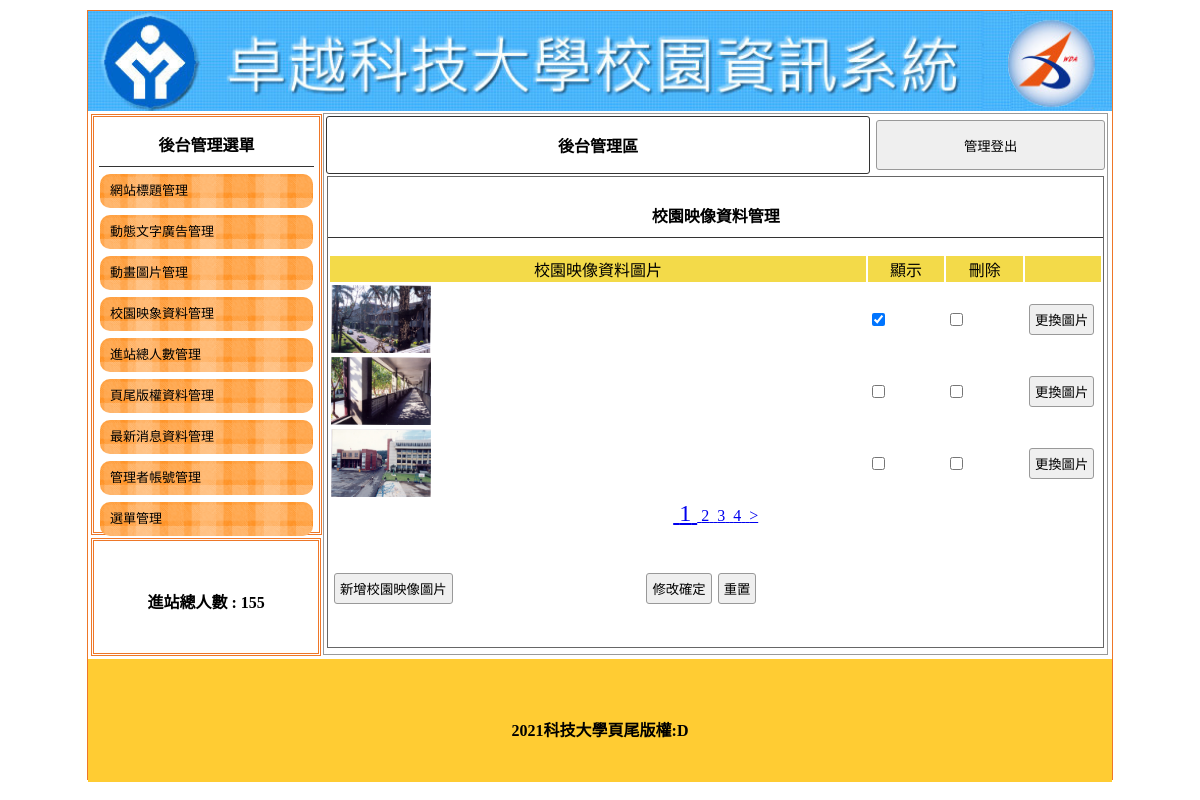
The page /back.php?do=image on the database its author committed.
### tables this page shows
CREATE TABLE `title` (
  `id` int(11) UNSIGNED NOT NULL COMMENT '流水號',
  `img` text NOT NULL COMMENT '檔名/路徑',
  `text` text NOT NULL COMMENT '文字',
  `sh` int(1) UNSIGNED DEFAULT 0 COMMENT '顯示'
);

CREATE TABLE `total` (
  `id` int(11) UNSIGNED NOT NULL,
  `total` int(11) NOT NULL
);

CREATE TABLE `image` (
  `id` int(11) UNSIGNED NOT NULL COMMENT '流水號',
  `img` text NOT NULL COMMENT '檔名/路徑',
  `text` text NOT NULL COMMENT '文字',
  `sh` int(1) UNSIGNED DEFAULT 0 COMMENT '顯示'
);

CREATE TABLE `bottom` (
  `id` int(11) UNSIGNED NOT NULL,
  `bottom` text NOT NULL COMMENT '頁尾版權一定要用文字'
);

### base.php (called while the page is built, shortened)
<?php
class DB{
    protected $dsn="mysql:host=localhost;charset=utf8;dbname=web01";
    protected $user="root";
    protected $pw="";
    protected $pdo;
    public $table;
    public function __construct($table){
        $this->table=$table;
        $this->pdo=new PDO($this->dsn,$this->user,$this->pw);
    }
    private function setStr($table){
        switch($table){
            case "title":
                $this->title="網站標題管理";
                $this->button="新增網站標題圖片";
                $this->header="網站標題";
                $this->append="替代文字";
                $this->upload="網站標題圖片";
            break;
            case "ad":
                $this->title="動態文字廣告管理";
                $this->button="新增動態文字廣告";
                $this->header="動態文字廣告";
            break;
            case "mvim":
                $this->title="動畫圖片管理";
                $this->button="新增動畫圖片";
                $this->header="動畫圖片";
                $this->upload="動畫圖片";
            break;
            case "image":
                $this->title="校園映像資料管理";
                $this->button="新增校園映像圖片";
                $this->header="校園映像資料圖片";
            break;
            case "total":
                $this->title="進站總人數管理";
                $this->button="";
                $this->header="進佔總人數:";
            break;
            case "bottom":
                $this->title="頁尾版權資料管理";
                $this->button="";
                $this->header="頁尾版權資料";
            break;
            case "news":
                $this->title="最新消息資料管理";
                $this->button="新增最新消息資料";
                $this->header="最新消息資料內容";
            break;
            case "admin":
                $this->title="管理者帳號管理";
                $this->button="新增管理者帳號";
                $this->header="帳號";
                $this->append="密碼";
            break;
            case "menu":
                $this->title="選單管理";
                $this->button="新增主選單";
                $this->header="主選單名稱";
                $this->append="選單連結網址";
            break;
        }
    }
    public function find($id){
        $sql="SELECT * FROM $this->table WHERE ";
        if(is_array($id)){
            foreach($id as $key => $value){
                $tmp[]="`$key`='$value'";
            }
            $sql .= implode(" AND ",$tmp);
        }else{
            $sql .= " `id`='$id'";
        }
        return $this->pdo->query($sql)->fetch(PDO::FETCH_ASSOC);
    }
    public function all(...$arg){
        $sql="SELECT * FROM $this->table ";
        switch(count($arg)){
            case 1:
                if(is_array($arg[0])){
                    foreach($arg[0] as $key => $value){
                        $tmp[]="`$key`='$value'";
                    }
                    $sql .= " WHERE ".implode(" AND ",$tmp);
                }else{
                    $sql .= $arg[0];
                }
            break;
        }
        return $this->pdo->query($sql)->fetchAll(PDO::FETCH_ASSOC);
    }
    public function math($method,$col,...$arg){
        $sql="SELECT $method($col) FROM $this->table ";
        return $this->pdo->query($sql)->fetchColumn();
    }
    public function save($array){
        if(isset($array['id'])){
            foreach($array as $key => $value){
                $tmp[]="`$key`='$value'";
            }
            $sql="UPDATE $this->table SET ".implode(",",$tmp)." WHERE `id`='{$array['id']}'";
        }else{
            $sql="INSERT INTO $this->table (`".implode("`,`",array_keys($array))."`)
                                     VALUES('".implode("','",$array)."')";
        }
        return $this->pdo->exec($sql);
    }
}
$Total=new DB('total');
$Bottom=new DB('bottom');
$Title=new DB('title');
$Image=new DB('image');
$tt=$_GET['do']??'';
switch($tt){
    case "image":
        $DB=$Image;
    break;
};
?>

### back/image.php (the view, shortened to what this page needs)
<div style="width:99%; height:87%; margin:auto; overflow:auto; border:#666 1px solid;">
    <p class="t cent botli"><?= $DB->title ?></p>
    <form method="post" action="api/edit.php?do=<?=$DB->table;?>">
        <table width="100%">
            <tbody>
                <tr class="yel">
                    <td width="70%"><?= $DB->header ?></td>
                    <td width="10%">顯示</td>
                    <td width="10%">刪除</td>
                    <td></td>
                </tr>
                <?php
                $all=$DB->math('count','*');
                $div=3;
                $pages=ceil($all/$div);
                $now=$_GET['p']??1;
                $start=($now-1)*$div;
                $rows = $DB->all(" limit $start,$div");
                foreach ($rows as  $row) {
                    $checked=($row['sh']==1)?'checked':'';
                ?>
                    <tr>
                        <td >
                            <img src="./img/<?= $row['img']; ?>" style="width:100px;height:68px;">
                        </td>
                        <td >
                            <input type="checkbox" name="sh[]" value="<?= $row['id']; ?>" <?=$checked;?> >
                        </td>
                        <td >
                            <input type="checkbox" name="del[]" value="<?= $row['id']; ?>">
                        </td>
                        <td>
                        <input type="button"
                            onclick="op(&#39;#cover&#39;,&#39;#cvr&#39;,&#39;modal/upload.php?do=<?=$DB->table;?>&id=<?=$row['id'];?>&#39;)"
                              value="更換圖片">
                        </td>
                    </tr>
                <?php
                }
                ?>
            </tbody>
        </table>
        <div class="cent">
            <?php
            for($i=1;$i<=$pages;$i++){
                if($i==$now){
                    $fontsize="24px";
                }else{
                    $fontsize="16px";
                }
                echo "<a href='?do={$DB->table}&p=$i' style='font-size:$fontsize'>&nbsp;$i&nbsp;</a>";
            }
            if(($now+1)<=$pages){
                $p=$now+1;
                echo "<a href='?do={$DB->table}&p=$p'> &gt; </a>";
            }
            ?>
        </div>
        <table style="margin-top:40px; width:70%;">
            <tbody>
                <tr>
                    <td width="200px">
                    <input type="button"
                            onclick="op(&#39;#cover&#39;,&#39;#cvr&#39;,&#39;modal/<?=$DB->table;?>.php?table=<?=$DB->table;?>&#39;)"
                              value="<?=$DB->button;?>">
                    </td>
                    <td class="cent"><input type="submit" value="修改確定"><input type="reset" value="重置"></td>
                </tr>
            </tbody>
        </table>
    </form>
</div>

### back.php (shortened to what this page needs)
<?php
include_once "base.php";
?>
<!DOCTYPE html PUBLIC "-//W3C//DTD XHTML 1.0 Transitional//EN" "http://www.w3.org/TR/xhtml1/DTD/xhtml1-transitional.dtd">
<html xmlns="http://www.w3.org/1999/xhtml">
<head>
	<link href="./css/css.css" rel="stylesheet" type="text/css">
</head>
<body>
	<div id="main">
	<?php include "front/header.php";?>
		<div id="ms">
			<div id="lf" style="float:left;">
				<div id="menuput" class="dbor">
					<span class="t botli">後台管理選單</span>
					<a style="color:#000; font-size:13px; text-decoration:none;" href="?do=title">
						<div class="mainmu">網站標題管理 </div></a>
					<a style="color:#000; font-size:13px; text-decoration:none;" href="?do=ad">
						<div class="mainmu">
							動態文字廣告管理 </div>
					</a>
					<a style="color:#000; font-size:13px; text-decoration:none;" href="?do=mvim">
						<div class="mainmu">
							動畫圖片管理 </div>
					</a>
					<a style="color:#000; font-size:13px; text-decoration:none;" href="?do=image">
						<div class="mainmu">
							校園映象資料管理 </div>
					</a>
					<a style="color:#000; font-size:13px; text-decoration:none;" href="?do=total">
						<div class="mainmu">
							進站總人數管理 </div>
					</a>
					<a style="color:#000; font-size:13px; text-decoration:none;" href="?do=bottom">
						<div class="mainmu">
							頁尾版權資料管理 </div>
					</a>
					<a style="color:#000; font-size:13px; text-decoration:none;" href="?do=news">
						<div class="mainmu">
							最新消息資料管理 </div>
					</a>
					<a style="color:#000; font-size:13px; text-decoration:none;" href="?do=admin">
						<div class="mainmu">
							管理者帳號管理 </div>
					</a>
					<a style="color:#000; font-size:13px; text-decoration:none;" href="?do=menu">
						<div class="mainmu">
							選單管理 </div>
					</a>
				</div>
				<div class="dbor" style="margin:3px; width:95%; height:20%; line-height:100px;">
					<span class="t">進站總人數 : <?=$Total->find(1)['total'];?></span>
				</div>
			</div>
			<div class="di" style="height:540px; border:#999 1px solid; width:76.5%; margin:2px 0px 0px 0px; float:left; position:relative; left:20px;">
				<table width="100%">
					<tbody>
						<tr>
							<td style="width:70%;font-weight:800; border:#333 1px solid; border-radius:3px;" class="cent"><a href="?do=admin" style="color:#000; text-decoration:none;">後台管理區</a></td>
							<td><button onclick="location.replace('index.php?do=login')" style="width:99%; margin-right:2px; height:50px;">管理登出</button></td>
						</tr>
					</tbody>
				</table>
				<?php
				$do = isset($_GET["do"]) ? $_GET["do"] : 'title';
				$file = "./back/" . $do . ".php";
				if (file_exists($file)) {
					include $file;
				} else {
					echo "檔案不存在";
					include "./back/title.php";
				}
				?>
			</div>
		</div>
		<div style="width:1024px; left:0px; position:relative; background:#FC3; margin-top:4px; height:123px; display:block;">
			<span class="t" style="line-height:123px;"><?=$Bottom->find(1)['bottom'];?></span>
		</div>
	</div>
</body>
</html>

### front/header.php
<a title="<?=$Title->find(['sh'=>1])['text'];?>" href="index.php">
		<div class="ti" style="background:url(&#39;img/<?=$Title->find(['sh'=>1])['img'];?>&#39;); background-size:cover;"></div>
</a>

### css/css.css (style rules this page uses)
body { padding:0px; margin:0px; }
#main { width:1024px; height:768px; margin:10px auto 10px auto; border:#EE7728 1px solid; position:relative; }
.ti { width:100%; height:100px; position:relative; background-size:cover; background-repeat:no-repeat; }
.dbor { border:#EE7728 double 3px; margin:1px; padding:2px 10px 2px 10px; }
.t { font-weight:800; display:block; text-align:center; padding:10px 1px 10px 1px; }
.botli { border-bottom:#333 1px solid; }
.mainmu { position:relative; border-radius:10px; background:url(../icon/menu.fw.png) center no-repeat; background-size:cover; line-height:30px; padding:2px 10px 2px 10px; margin:7px 1px 7px 1px; height:30px; }
#lf { height:540px; width:21%; display:inline-block; }
#menuput { width:100%; height:75%; position:relative; padding:5px; display:block; margin: 3px; }
#menuput a { display: block; }
.di { display:inline-block; }
.cent { text-align:center; }
input,button { border:#999 1px solid; border-radius:3px; background:#EFEFEF; padding:5px; margin:3px; }
.yel td { background:#F3DA49; text-align:center; }

### rows shown on the page
title: img (picture)
total: total "155"
image: img (picture)
image: img (picture)
image: img (picture)
bottom: bottom "2021科技大學頁尾版權:D"

### other values the page prints
$DB->title "校園映像資料管理"
$DB->header "校園映像資料圖片"
